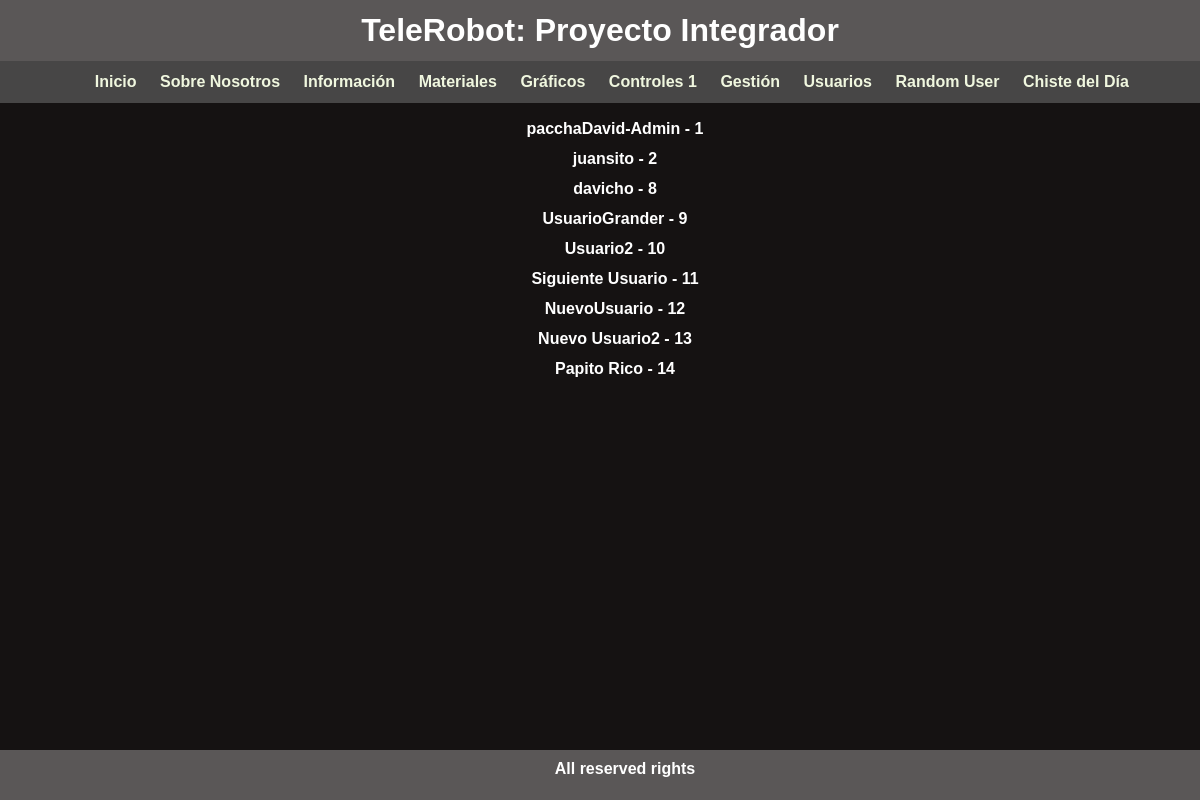
The app's page /users/, older data.
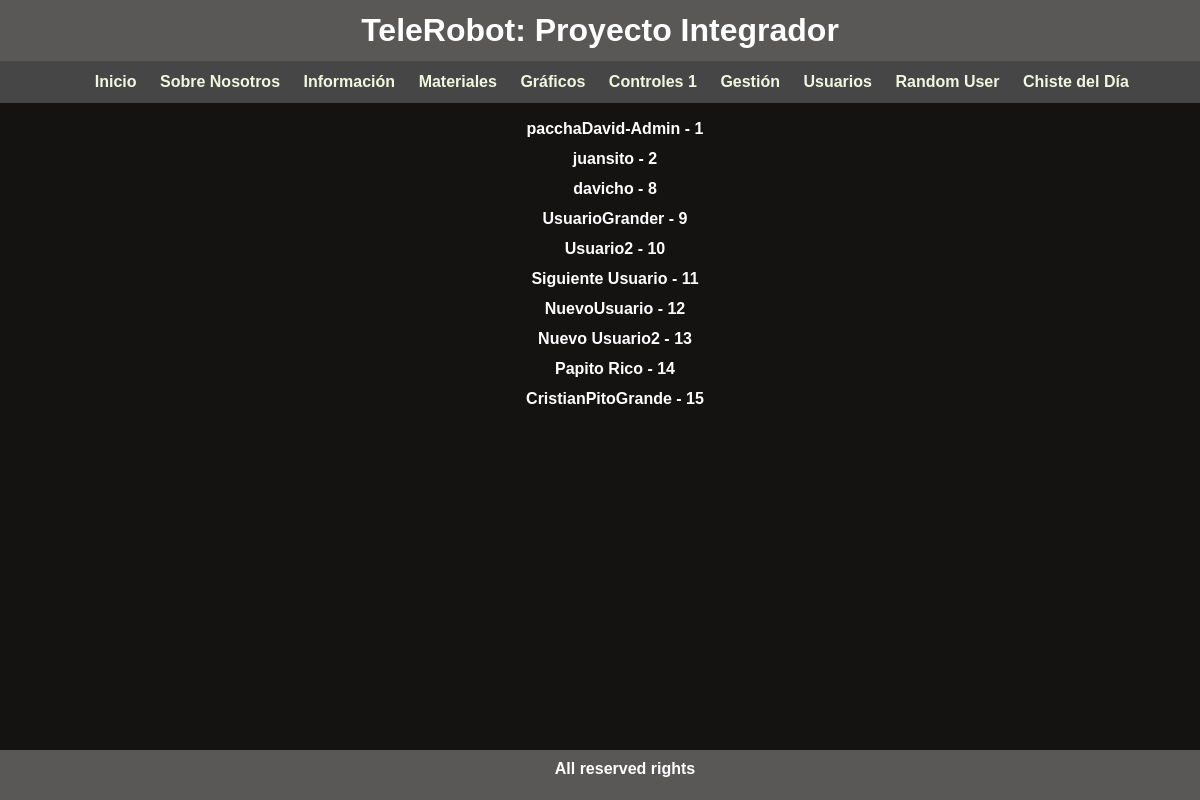
The same page, newer data.
### gestionBrazoRobotico/models.py (models this page shows, shortened)
class Usuario(models.Model):
    username = models.CharField(max_length=50)
    password = models.CharField(max_length=50)
    key = models.CharField(max_length=5)

### gestionBrazoRobotico/views.py (the view)
# urls.py: path('users/',views.usuarios,name='usuarios'),
def usuarios(request):
    usuarios = list(Usuario.objects.all())
    return render(request,'principal/users.html',{
        'users' : usuarios
    })

### gestionBrazoRobotico/templates/principal/users.html (shortened to what this page needs)
{% extends 'layouts/base.html' %}
{% load static %}
{% block styles %}
  <link rel="stylesheet" href="{% static 'css/users.css' %}">
{% endblock %}
{% block content %}
  {% for user in users %}
    <p>{{user.username}} - {{user.id}} </p>
  {% endfor %}
{% endblock %}

Row changes from the older to the newer data that the page shows:
added Usuario: username "CristianPitoGrande", id "15"
